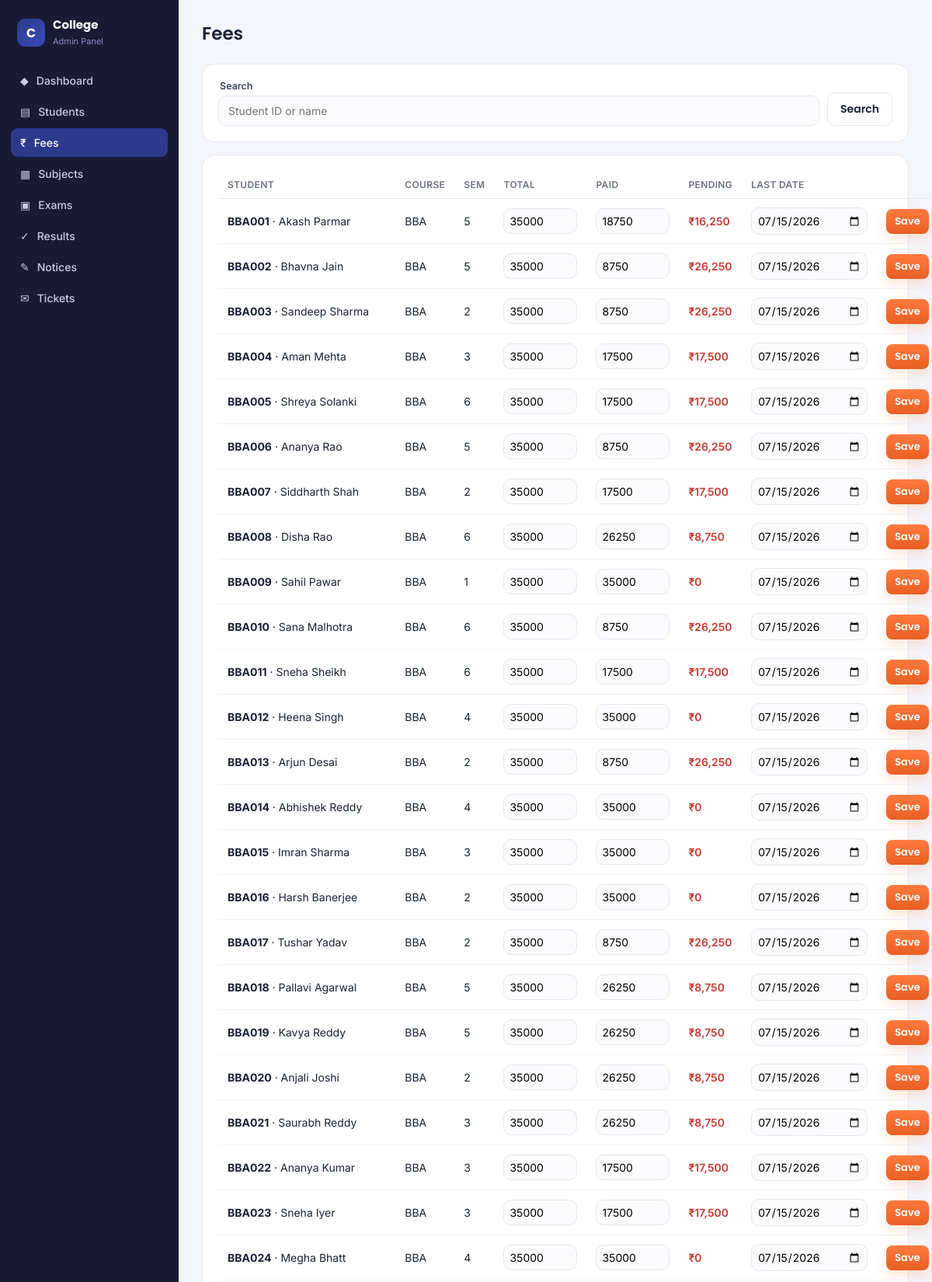
Page /admin/fees (signed in, upper part) on the committed database.
### tables this page shows
CREATE TABLE fees(
    id INTEGER PRIMARY KEY AUTOINCREMENT, student_id TEXT, semester INTEGER,
    total_fee INTEGER, paid_fee INTEGER, pending_fee INTEGER, last_pay_date TEXT);

CREATE TABLE students(
    student_id     TEXT PRIMARY KEY,
    name           TEXT,
    email          TEXT,
    phone          TEXT,
    password       TEXT,
    course_id      TEXT,
    current_sem    INTEGER,
    gender         TEXT,
    dob            TEXT,
    category       TEXT,        -- General/OBC/SC/ST/EWS
    city           TEXT,
    state          TEXT,
    admission_year INTEGER,
    blood_group    TEXT,
    guardian_name  TEXT,
    guardian_phone TEXT,
    attendance     INTEGER,     -- % (for at-risk analytics)
    cgpa           REAL,
    status         TEXT,        -- Active/Inactive
    father_name    TEXT,
    address        TEXT,
    batch          TEXT,        -- e.g. 2024-2027
    division       TEXT,        -- A / B / C
    FOREIGN KEY(course_id) REFERENCES courses(course_id));

### app.py (the view, shortened to what this page needs)
@app.route('/admin/fees', methods=['GET', 'POST'])
@admin_required
def admin_fees():
    conn = db()
    q = request.args.get('q', '').strip()
    sql = """SELECT s.student_id, s.name, s.course_id, f.semester, f.total_fee, f.paid_fee,
                    f.pending_fee, f.last_pay_date
             FROM students s JOIN fees f ON s.student_id=f.student_id WHERE 1=1"""
    params = []
    if q:
        sql += " AND (s.student_id LIKE ? OR s.name LIKE ?)"; params += [f"%{q}%", f"%{q}%"]
    sql += " ORDER BY s.student_id LIMIT 100"
    rows = conn.execute(sql, params).fetchall()
    conn.close()
    return render_template('admin/fees.html', rows=rows, q=q)

### app.py (called while the page is built)
def db():
    conn = sqlite3.connect(DB)
    conn.row_factory = sqlite3.Row
    return conn

def admin_required(f):
    @wraps(f)
    def wrapper(*args, **kwargs):
        if not session.get('admin'):
            return redirect(url_for('admin_login'))
        return f(*args, **kwargs)
    return wrapper

### templates/admin/fees.html (shortened to what this page needs)
{% extends "admin/base.html" %}
{% block body %}
<div class="head"><h1>Fees</h1></div>
<div class="card" style="margin-bottom:16px">
  <form method="GET" action="/admin/fees" style="display:flex;gap:10px;align-items:end">
    <div style="flex:1"><label>Search</label><input name="q" value="{{ q }}" placeholder="Student ID or name"></div>
    <button class="btn ghost" type="submit">Search</button>
  </form>
</div>
<div class="card">
  <table>
    <thead><tr><th>Student</th><th>Course</th><th>Sem</th><th>Total</th><th>Paid</th><th>Pending</th><th>Last date</th><th></th></tr></thead>
    <tbody>
      {% for r in rows %}
      <tr>
        <td style="white-space:nowrap"><b>{{ r.student_id }}</b> · {{ r.name }}</td>
        <td>{{ r.course_id }}</td>
        <td>{{ r.semester }}</td>
        <td><input form="fee_{{ r.student_id }}" name="total_fee" type="number" value="{{ r.total_fee }}" style="width:95px;padding:7px"></td>
        <td><input form="fee_{{ r.student_id }}" name="paid_fee" type="number" value="{{ r.paid_fee }}" style="width:95px;padding:7px"></td>
        <td style="color:#C7392F;font-weight:600">₹{{ '{:,}'.format(r.pending_fee) }}</td>
        <td><input form="fee_{{ r.student_id }}" name="last_pay_date" type="date" value="{{ r.last_pay_date }}" style="width:150px;padding:7px"></td>
        <td style="text-align:right"><button form="fee_{{ r.student_id }}" class="btn primary sm" type="submit">Save</button></td>
      </tr>
      {% else %}
      <tr><td colspan="8" style="text-align:center;color:var(--muted);padding:24px">No fee records found.</td></tr>
      {% endfor %}
    </tbody>
  </table>
</div>
{% endblock %}

### templates/admin/base.html (style rules this page uses)
:root { --ink:#1A2238; --indigo:#2D3A8C; --indigo-2:#3B4BB8; --saffron:#FF7A3D; --muted:#6B7280; --line:#E6E8F0; --bg:#F4F5F9; --ok:#1E9E6A; --warn:#B26B00; --err:#C7392F; }
* { box-sizing:border-box;margin:0;padding:0 }
body { font-family:'Inter',system-ui,sans-serif; color:var(--ink); background:var(--bg); display:flex; min-height:100vh }
.head { display:flex;align-items:center;justify-content:space-between;margin-bottom:22px;flex-wrap:wrap;gap:12px }
.head h1 { font-family:'Poppins';font-size:23px;font-weight:600 }
.btn { font-family:'Poppins';font-weight:600;font-size:14px;border:none;border-radius:10px; padding:10px 16px;cursor:pointer;text-decoration:none;display:inline-block }
.btn.primary { background:linear-gradient(180deg,var(--saffron),#E85F22);color:#fff;box-shadow:0 6px 16px #FF7A3D33 }
.btn.ghost { background:#fff;color:var(--ink);border:1px solid var(--line) }
.btn.sm { padding:6px 11px;font-size:13px;border-radius:8px }
.card { background:#fff;border:1px solid var(--line);border-radius:16px;padding:20px }
table { width:100%;border-collapse:collapse;font-size:14px }
th { text-align:left;color:var(--muted);font-weight:600;font-size:12px;text-transform:uppercase; letter-spacing:.03em;padding:10px 12px;border-bottom:1px solid var(--line) }
td { padding:11px 12px;border-bottom:1px solid #F1F2F7 }
input,select,textarea { font-family:inherit;font-size:14px;padding:10px 12px;border:1.5px solid var(--line); border-radius:10px;background:#FBFBFD;width:100% }
label { font-size:12.5px;font-weight:600;color:#3a4256;display:block;margin:0 0 5px 2px }

### rows in the picture
fees: student_id "BBA001", name "Akash Parmar", course_id "BBA", semester "5", total_fee "35000", paid_fee "18750", pending_fee "16,250", last_pay_date "07/15/2026"
fees: student_id "BBA002", name "Bhavna Jain", course_id "BBA", semester "5", total_fee "35000", paid_fee "8750", pending_fee "26,250", last_pay_date "07/15/2026"
fees: student_id "BBA003", name "Sandeep Sharma", course_id "BBA", semester "2", total_fee "35000", paid_fee "8750", pending_fee "26,250", last_pay_date "07/15/2026"
fees: student_id "BBA004", name "Aman Mehta", course_id "BBA", semester "3", total_fee "35000", paid_fee "17500", pending_fee "17,500", last_pay_date "07/15/2026"
fees: student_id "BBA005", name "Shreya Solanki", course_id "BBA", semester "6", total_fee "35000", paid_fee "17500", pending_fee "17,500", last_pay_date "07/15/2026"
fees: student_id "BBA006", name "Ananya Rao", course_id "BBA", semester "5", total_fee "35000", paid_fee "8750", pending_fee "26,250", last_pay_date "07/15/2026"
fees: student_id "BBA007", name "Siddharth Shah", course_id "BBA", semester "2", total_fee "35000", paid_fee "17500", pending_fee "17,500", last_pay_date "07/15/2026"
fees: student_id "BBA008", name "Disha Rao", course_id "BBA", semester "6", total_fee "35000", paid_fee "26250", pending_fee "8,750", last_pay_date "07/15/2026"
fees: student_id "BBA009", name "Sahil Pawar", course_id "BBA", semester "1", total_fee "35000", paid_fee "35000", pending_fee "0", last_pay_date "07/15/2026"
fees: student_id "BBA010", name "Sana Malhotra", course_id "BBA", semester "6", total_fee "35000", paid_fee "8750", pending_fee "26,250", last_pay_date "07/15/2026"
fees: student_id "BBA011", name "Sneha Sheikh", course_id "BBA", semester "6", total_fee "35000", paid_fee "17500", pending_fee "17,500", last_pay_date "07/15/2026"
fees: student_id "BBA012", name "Heena Singh", course_id "BBA", semester "4", total_fee "35000", paid_fee "35000", pending_fee "0", last_pay_date "07/15/2026"
fees: student_id "BBA013", name "Arjun Desai", course_id "BBA", semester "2", total_fee "35000", paid_fee "8750", pending_fee "26,250", last_pay_date "07/15/2026"
fees: student_id "BBA014", name "Abhishek Reddy", course_id "BBA", semester "4", total_fee "35000", paid_fee "35000", pending_fee "0", last_pay_date "07/15/2026"
fees: student_id "BBA015", name "Imran Sharma", course_id "BBA", semester "3", total_fee "35000", paid_fee "35000", pending_fee "0", last_pay_date "07/15/2026"
fees: student_id "BBA016", name "Harsh Banerjee", course_id "BBA", semester "2", total_fee "35000", paid_fee "35000", pending_fee "0", last_pay_date "07/15/2026"
fees: student_id "BBA017", name "Tushar Yadav", course_id "BBA", semester "2", total_fee "35000", paid_fee "8750", pending_fee "26,250", last_pay_date "07/15/2026"
fees: student_id "BBA018", name "Pallavi Agarwal", course_id "BBA", semester "5", total_fee "35000", paid_fee "26250", pending_fee "8,750", last_pay_date "07/15/2026"
fees: student_id "BBA019", name "Kavya Reddy", course_id "BBA", semester "5", total_fee "35000", paid_fee "26250", pending_fee "8,750", last_pay_date "07/15/2026"
fees: student_id "BBA020", name "Anjali Joshi", course_id "BBA", semester "2", total_fee "35000", paid_fee "26250", pending_fee "8,750", last_pay_date "07/15/2026"
fees: student_id "BBA021", name "Saurabh Reddy", course_id "BBA", semester "3", total_fee "35000", paid_fee "26250", pending_fee "8,750", last_pay_date "07/15/2026"
fees: student_id "BBA022", name "Ananya Kumar", course_id "BBA", semester "3", total_fee "35000", paid_fee "17500", pending_fee "17,500", last_pay_date "07/15/2026"
fees: student_id "BBA023", name "Sneha Iyer", course_id "BBA", semester "3", total_fee "35000", paid_fee "17500", pending_fee "17,500", last_pay_date "07/15/2026"
fees: student_id "BBA024", name "Megha Bhatt", course_id "BBA", semester "4", total_fee "35000", paid_fee "35000", pending_fee "0", last_pay_date "07/15/2026"
